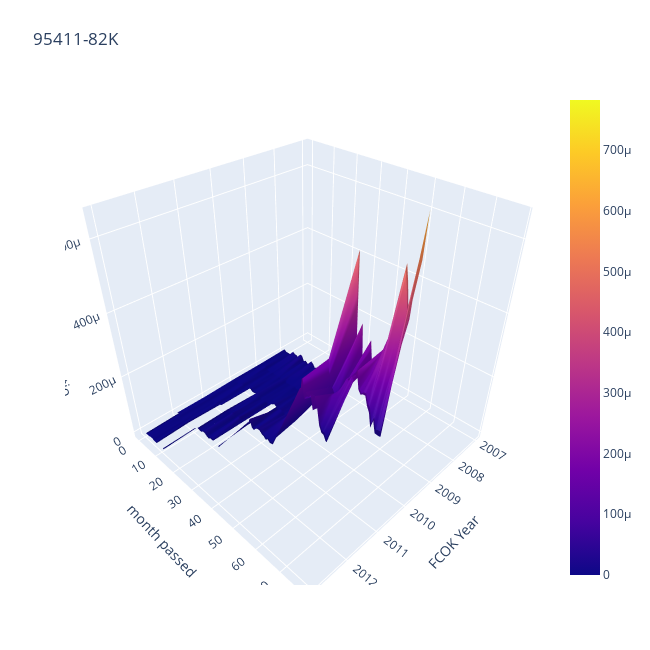

Notebook code for this chart:
### Code cell
import plotly.graph_objects as go

fig = go.Figure(data=[go.Surface(z=df_tmp_pivot.values,
                                 x=df_tmp_pivot.columns.get_level_values(1),
                                 y=df_tmp_pivot.index)])
fig.update_layout(title='95411-82K', autosize=False,
                  width=650, height=650,
                  margin=dict(l=65, r=50, b=65, t=90),
                 scene={"xaxis":{"title":"FCOK Year"},
                        "yaxis":{"title":"month passed"},
                        "zaxis":{"title":"event ratio"}})

### Figure 1 — Plotly figure (JSON) as saved in the notebook; plotly's stock layout.template omitted (floating-point values rounded to 4 significant figures; data arrays with more than 128 entries replaced by an {"elided": "..."} marker saying what was removed)
{"data": [{"type": "surface", "x": [2007, 2008, 2009, 2010, 2011, 2012, 2013], "y": [0, 1, 2, 3, 4, 5, 6, 7, 8, 9, 10, 11, 12, 13, 14, 15, 16, 17, 18, 19, 20, 21, 22, 23, 24, 25, 26, 27, 28, 29, 30, 31, 32, 33, 34, 35, 36, 37, 38, 39, 40, 41, 42, 43, 44, 45, 46, 47, 48, 49, 50, 51, 52, 53, 54, 55, 56, 57, 58, 59, 60, 61, 62, 63, 64, 65, 66, 67, 68, 69, 70, 71, 72, 73, 74, 75, 76, 77, 78], "z": {"elided": "79x7 float values"}}], "layout": {"autosize": false, "height": 650, "margin": {"b": 65, "l": 65, "r": 50, "t": 90}, "scene": {"xaxis": {"title": {"text": "FCOK Year"}}, "yaxis": {"title": {"text": "month passed"}}, "zaxis": {"title": {"text": "event ratio"}}}, "title": {"text": "95411-82K"}, "width": 650}}
